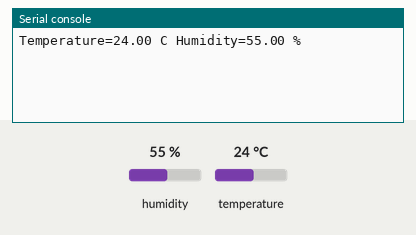
Simulated run of this program. Board: Raspberry Pi Pico running CircuitPython. On the bench: the last lines printed to the serial console. The inputs (shaded band) are chosen by the test bench; at power-on: humidity 55 %, temperature 24 °C.

Above: at 1.2 s.
1.3 s: humidity set to 22 %
At 3.0 s:
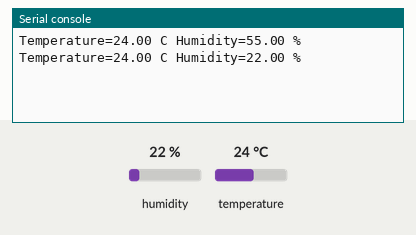
4.0 s: temperature set to 12 °C
At 4.5 s:
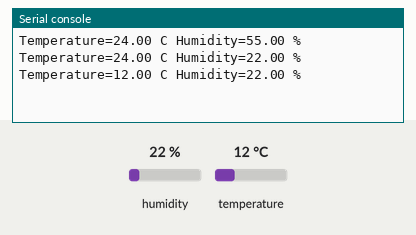
6.7 s: humidity set to 40 %
At 8.8 s:
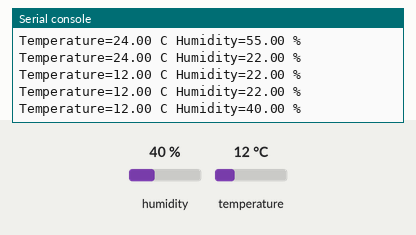
Timing chart, 0 to 10.3 s (numbered marks = the images above; inputs shaded):
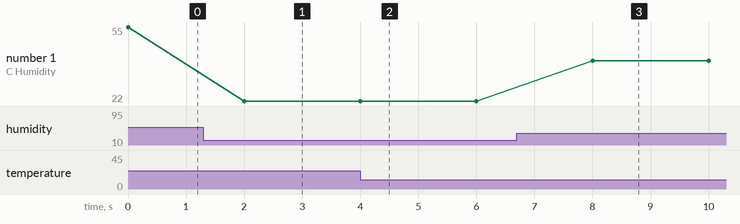

The program:

TEMP_HUMID_MODULE.py
```python
import board, time, busio
import adafruit_ahtx0

i2c = busio.I2C(board.GP5, board.GP4)
AHT_sensor = adafruit_ahtx0.AHTx0(i2c)

while True:
    temperature = AHT_sensor.temperature
    humidity = AHT_sensor.relative_humidity
    print(f"Temperature={temperature:.2f} C Humidity={humidity:.2f} %")
    time.sleep(2)
```

Measured:
- after the input at 1.3 s, the serial console: prints a new line after 0.70 s (image 1)
- after the input at 4.0 s, the serial console: prints a new line at once (image 2)
- after the input at 6.7 s, the serial console: prints a new line after 1.3 s (image 3)
- plotted number 1: 55 → 22 after the input at 1.3 s, 22 → 40 after the input at 6.7 s
